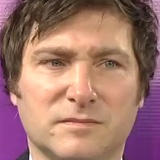
#> input picture Data/Milei/imagen_0.jpg, 160 x 160 px, given in place of milei.mp4, which was not available
$ python entrada.py
#> lines starting #> are read from the running program, lines starting #| are printed output that depends on the picture; pictures that were not available may be replaced by others from this repository, and a replacement may not be noted
import cv2 as cv
import imutils
from pathlib import Path

def detect_faces_and_save(video_path, output_dir, model_name, max_images=300):
    # Create output directory if it doesn't exist
#> called with video_path = 'milei.mp4', output_dir = 'Data', model_name = 'Milei', max_images = 300
    output_path = Path(output_dir) / model_name
    output_path.mkdir(parents=True, exist_ok=True)

    # Initialize video capture
    camara = cv.VideoCapture(video_path)

    # Load HaarCascade classifier for face detection
    ruidos = cv.CascadeClassifier('haarcascade_frontalface_default.xml')

    # Variable to keep track of saved images
    saved_images = 0

    while True:
        # Read the next frame from the video
        response, frame = camara.read()
#> frame is the input picture: shape (160, 160, 3); mean B, G, R 108.8, 118.1, 161.9

        if not response:
            # Break the loop if there are no more frames in the video
            break

        # Resize the frame for faster processing
        frame = imutils.resize(frame, width=640)
#> frame: shape (640, 640, 3)

        # Convert the frame to grayscale for face detection
        gray_frame = cv.cvtColor(frame, cv.COLOR_BGR2GRAY)
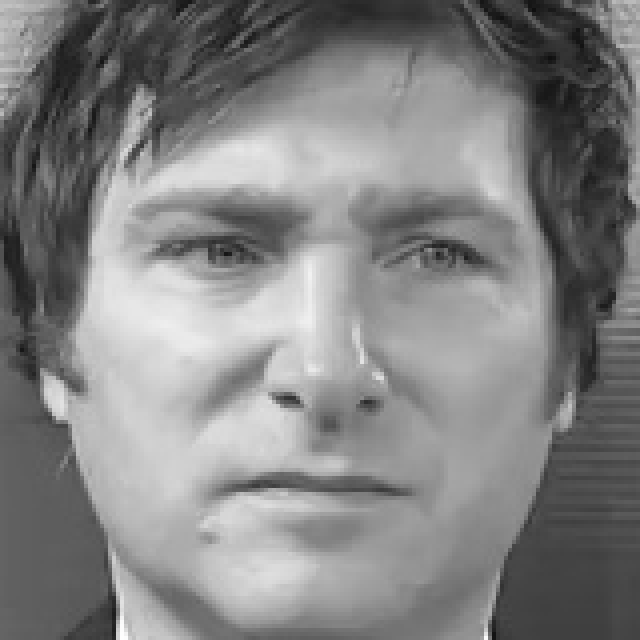
#> gray_frame: shape (640, 640); min 15, max 254, mean 130.2

        # Detect faces in the grayscale frame using HaarCascade
        faces = ruidos.detectMultiScale(gray_frame, scaleFactor=1.3, minNeighbors=5)
#> faces = [[40, 43, 549, 549]]

        # Process each detected face and save the images
        for (x, y, w, h) in faces:
            # Check the size of the detected face region
            min_face_size = 60  # Adjust this value as needed
            if w >= min_face_size and h >= min_face_size:
                # Extract the face region of interest (ROI) and resize it
                face_roi = frame[y:y + h, x:x + w]
                face_roi = cv.resize(face_roi, (160, 160), interpolation=cv.INTER_CUBIC)

                # Generate a unique filename with a sequential ID
                image_filename = output_path / f'imagen_{saved_images}.jpg'

                # Save the image with the unique filename
                cv.imwrite(str(image_filename), face_roi)
                saved_images += 1

                # Draw a green rectangle around the detected face on the original frame
                cv.rectangle(frame, (x, y), (x + w, y + h), (0, 255, 0), 2)
#> this loop made 1 pass
#> (x, y, w, h, min_face_size, saved_images) on pass 1: (40, 43, 549, 549, 60, 1)
#> pass 1, in detect_faces_and_save, `face_roi = frame[y:y + h, x:x + w]`:
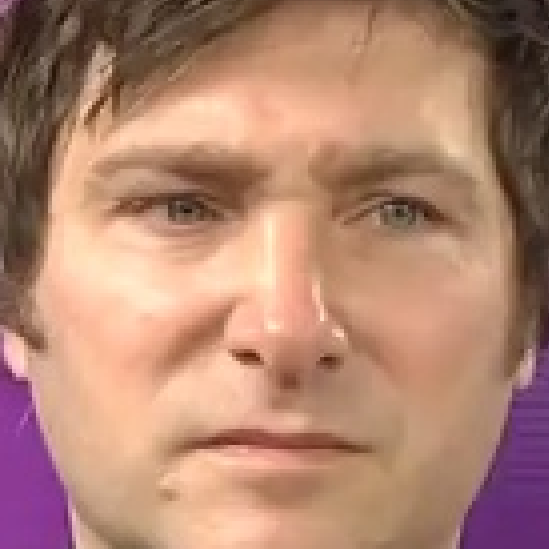
#> face_roi: shape (549, 549, 3); mean B, G, R 112.7, 132.7, 177.5
#> after the loop:
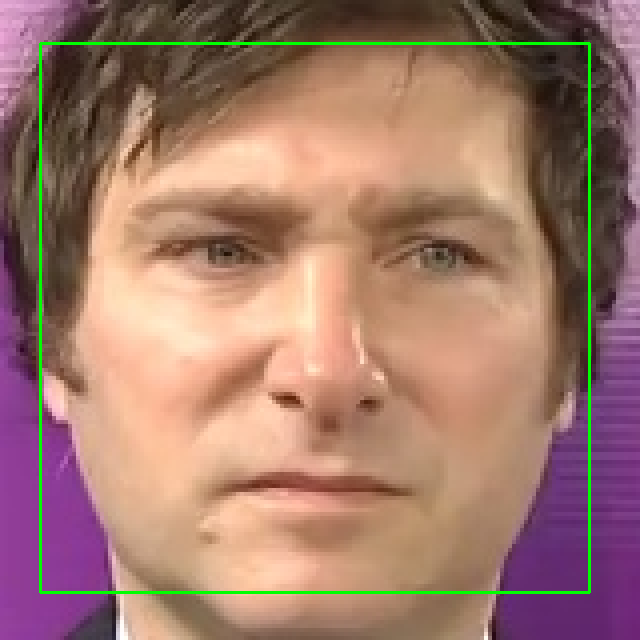
#> frame: shape (640, 640, 3); mean B, G, R 107.4, 121, 160
#> after the loop, saved_images = 1

        # Show the processed frame with rectangles around the faces
        cv.imshow("Face Detection", frame)

        # Break the loop if the specified number of images is reached
        if saved_images >= max_images:
            break

        # Break the loop if 'q' key is pressed
        if cv.waitKey(1) & 0xFF == ord('q'):
#> (key q is pressed here)
            break

    # Release the video capture object and close the OpenCV windows
    camara.release()
    cv.destroyAllWindows()

if __name__ == "__main__":
    # Set the input video file, output directory, and model name
    video_file = 'milei.mp4'
    output_directory = 'Data'
    model_name = 'Milei'

    # Call the detect_faces_and_save function with the specified parameters
    detect_faces_and_save(video_file, output_directory, model_name)

$ run again, on Data/Milei/imagen_1.jpg
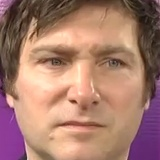
#> input picture Data/Milei/imagen_1.jpg, 160 x 160 px, given in place of milei.mp4, which was not available
#> in detect_faces_and_save, frame is the input picture: shape (160, 160, 3); mean B, G, R 109.6, 124.2, 168.1
#> faces = [[45, 37, 559, 559]]
#> the loop in detect_faces_and_save, `for (x, y, w, h) in faces:` made 1 pass
#> (x, y, w, h, min_face_size, saved_images) on pass 1: (45, 37, 559, 559, 60, 1)
#> pass 1, in detect_faces_and_save, `face_roi = frame[y:y + h, x:x + w]`:
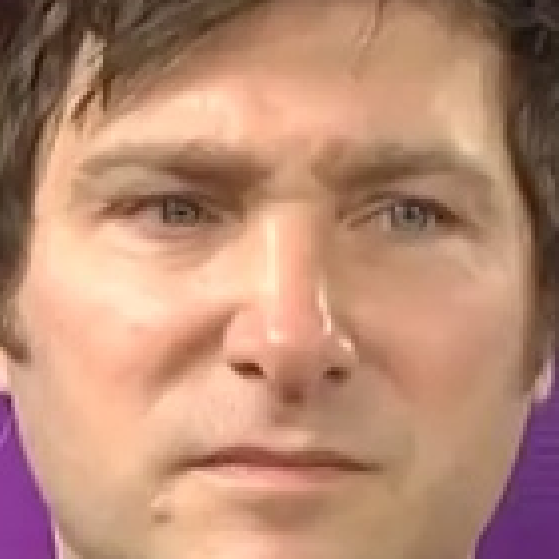
#> face_roi: shape (559, 559, 3); mean B, G, R 115.7, 138.4, 184
#> after the loop in detect_faces_and_save, `for (x, y, w, h) in faces:`:
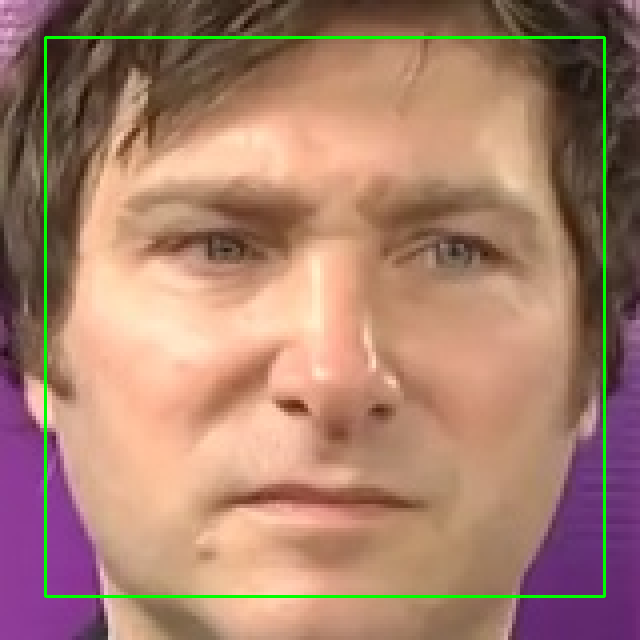
#> frame: shape (640, 640, 3); mean B, G, R 108.2, 127, 166.2
#> after the loop in detect_faces_and_save, `for (x, y, w, h) in faces:`: saved_images = 1

$ run again, on Data/Milei/imagen_10.jpg
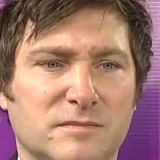
#> input picture Data/Milei/imagen_10.jpg, 160 x 160 px, given in place of milei.mp4, which was not available
#> in detect_faces_and_save, frame is the input picture: shape (160, 160, 3); mean B, G, R 111.8, 124.3, 167.6
#> faces = [[32, 40, 559, 559]]
#> the loop in detect_faces_and_save, `for (x, y, w, h) in faces:` made 1 pass
#> (x, y, w, h, min_face_size, saved_images) on pass 1: (32, 40, 559, 559, 60, 1)
#> pass 1, in detect_faces_and_save, `face_roi = frame[y:y + h, x:x + w]`:
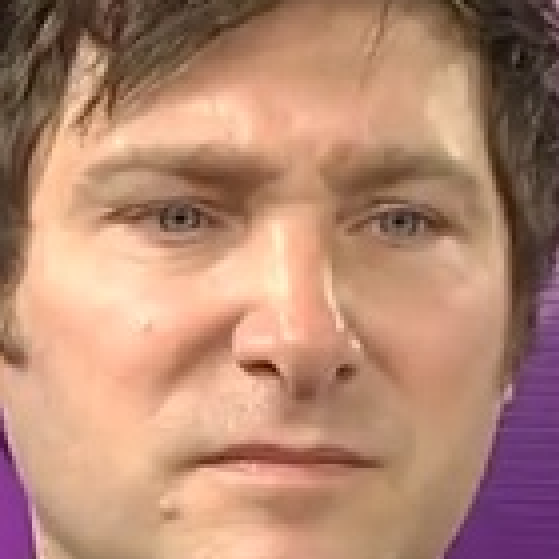
#> face_roi: shape (559, 559, 3); mean B, G, R 114.1, 135.7, 179.9
#> after the loop in detect_faces_and_save, `for (x, y, w, h) in faces:`:
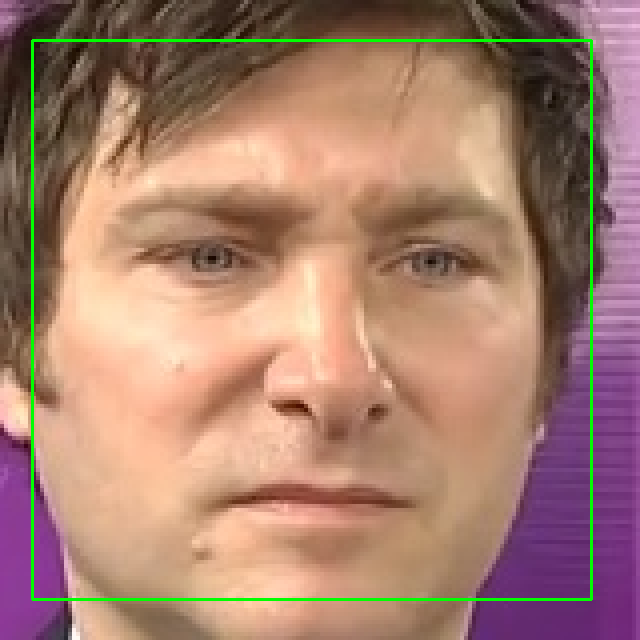
#> frame: shape (640, 640, 3); mean B, G, R 110.3, 127.1, 165.7
#> after the loop in detect_faces_and_save, `for (x, y, w, h) in faces:`: saved_images = 1
